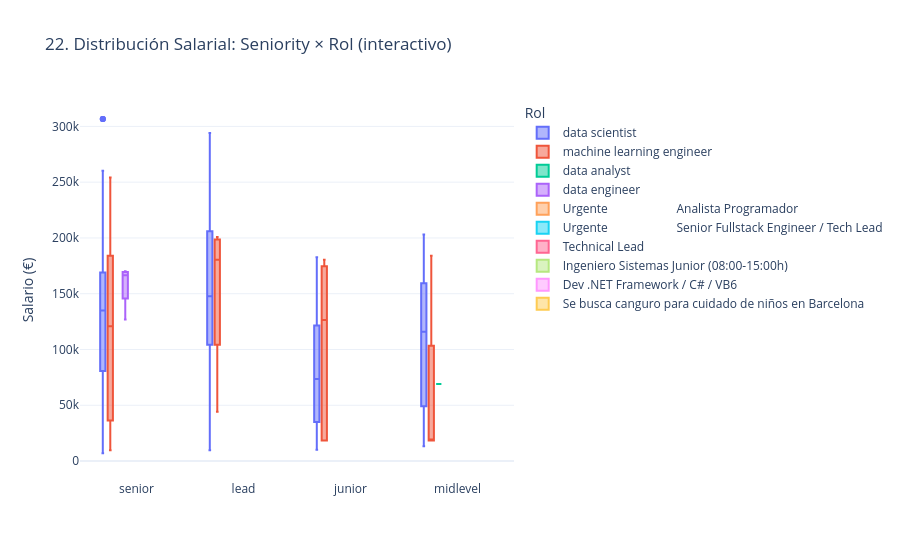
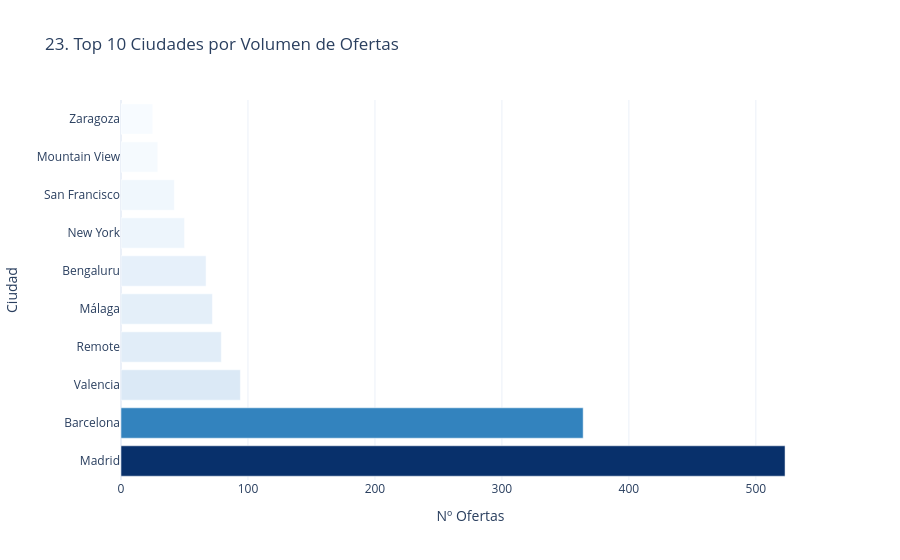
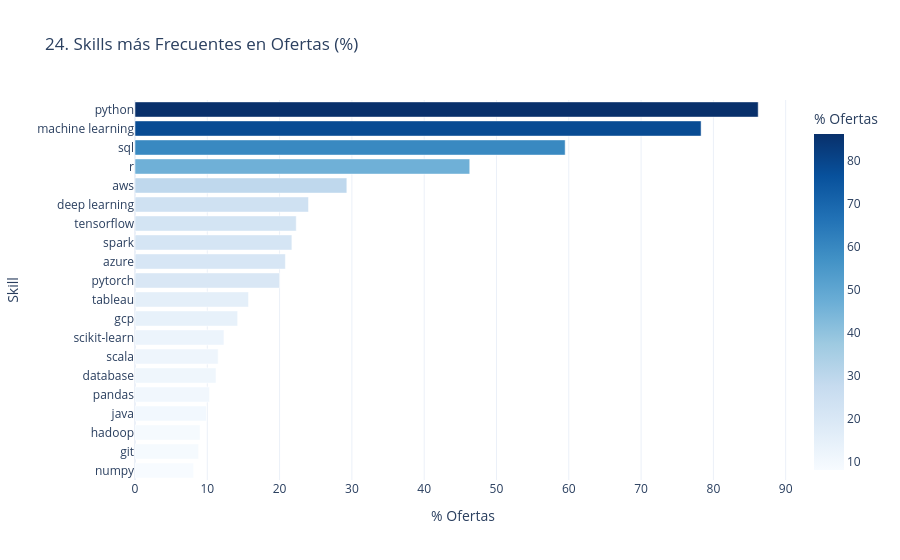

Notebook source saved alongside these figures, in order:
### Markdown cell above
## 🌐 Bloque 6 — Visualizaciones Interactivas (Plotly)

### Code cell
if not HAS_PLOTLY:
    print("⚠️  Plotly no instalado. Ejecuta la celda de instalación y reinicia el entorno.")
else:
    # G22: Box interactivo Seniority × Rol
    if "seniority_level" in df_sal.columns and "job_title" in df_sal.columns:
        # Limitar a top 10 roles para legibilidad
        top10r = df_sal["job_title"].value_counts().head(10).index
        _d22 = df_sal[df_sal["job_title"].isin(top10r)]
        fig22 = px.box(
            _d22, x="seniority_level", y=SAL_COL, color="job_title",
            title="22. Distribución Salarial: Seniority × Rol (interactivo)",
            labels={SAL_COL: "Salario (€)", "seniority_level": ""},
            template="plotly_white",
        )
        fig22.update_layout(legend_title_text="Rol")
        fig22.show()

    # G23: Top ciudades interactivo
    if "city_clean" in df.columns:
        city_df = df["city_clean"].value_counts().head(10).reset_index()
        city_df.columns = ["Ciudad", "Nº Ofertas"]
        fig23 = px.bar(city_df, x="Nº Ofertas", y="Ciudad", orientation="h",
                       title="23. Top 10 Ciudades por Volumen de Ofertas",
                       template="plotly_white",
                       color="Nº Ofertas", color_continuous_scale="Blues")
        fig23.update_layout(coloraxis_showscale=False)
        fig23.show()

    # G24: Skills frecuencia interactivo
    if HAS_SKILLS and df_skills is not None:
        top_sk24 = df_skills["skill"].value_counts().head(20).reset_index()
        top_sk24.columns = ["Skill", "Count"]
        pct24 = (top_sk24["Count"] / df_skills["job_id"].nunique() * 100).round(1)
        top_sk24["% Ofertas"] = pct24
        fig24 = px.bar(top_sk24.sort_values("% Ofertas"),
                       x="% Ofertas", y="Skill", orientation="h",
                       title="24. Skills más Frecuentes en Ofertas (%)",
                       template="plotly_white",
                       color="% Ofertas", color_continuous_scale="Blues")
        fig24.show()

    print("✅ Gráficos interactivos 22-24 generados.")

### Figure 1 — Plotly figure (JSON) as saved in the notebook; plotly's stock layout.template omitted (floating-point values rounded to 4 significant figures; data arrays with more than 128 entries replaced by an {"elided": "..."} marker saying what was removed)
{"data": [{"alignmentgroup": "True", "hovertemplate": "job_title=data scientist<br>=%{x}<br>Salario (€)=%{y}<extra></extra>", "legendgroup": "data scientist", "marker": {"color": "#636efa"}, "name": "data scientist", "notched": false, "offsetgroup": "data scientist", "orientation": "v", "showlegend": true, "type": "box", "x": {"elided": "853 str values"}, "x0": " ", "xaxis": "x", "y": {"elided": "853 float values"}, "y0": " ", "yaxis": "y"}, {"alignmentgroup": "True", "hovertemplate": "job_title=machine learning engineer<br>=%{x}<br>Salario (€)=%{y}<extra></extra>", "legendgroup": "machine learning engineer", "marker": {"color": "#EF553B"}, "name": "machine learning engineer", "notched": false, "offsetgroup": "machine learning engineer", "orientation": "v", "showlegend": true, "type": "box", "x": ["senior", "junior", "senior", "senior", "senior", null, null, null, "senior", "senior", null, "senior", "senior", "senior", "senior", "lead", null, "midlevel", "senior", "midlevel", "senior", null, "senior", "senior", "senior", null, "senior", "senior", "senior", "senior", "senior", null, "senior", "senior", "senior", "junior", "senior", "senior", null, null, null, "senior", "senior", "senior", "senior", "senior", "senior", "senior", "lead", "junior", "midlevel", "senior", "senior", "senior", "senior", "senior", "lead", "midlevel", "lead", "junior", "midlevel", "senior", "senior", "senior", "junior", "senior", "midlevel", "senior", "junior", "midlevel", "midlevel", "midlevel", "senior", "senior", "midlevel", "senior", "midlevel", "senior"], "x0": " ", "xaxis": "x", "y": [127000.0, 80120.0, 72520.0, 194600.0, 26760.0, 36340.0, 173500.0, 248900.0, 61650.0, 26760.0, 248900.0, 170800.0, 44210.0, 201900.0, 63940.0, 44200.0, 144500.0, 184100.0, 160100.0, 155300.0, 200900.0, 200900.0, 208700.0, 216900.0, 118700.0, 123300.0, 155300.0, 98010.0, 120800.0, 121000.0, 201900.0, 248900.0, 184000.0, 36340.0, 139500.0, 18360.0, 230800.0, 178100.0, 165800.0, 157900.0, 165800.0, 18350.0, 254200.0, 94990.0, 36340.0, 177200.0, 41970.0, 18360.0, 200900.0, 18350.0, 18350.0, 9584.0, 19600.0, 18360.0, 161700.0, 26750.0, 196400.0, 18360.0, 164400.0, 180400.0, 18360.0, 253000.0, 121000.0, 210000.0, 174700.0, 20440.0, 18490.0, 20440.0, 172600.0, 18490.0, 131600.0, 18490.0, 20440.0, 235500.0, 18490.0, 165600.0, 18490.0, 64290.0], "y0": " ", "yaxis": "y"}, {"alignmentgroup": "True", "hovertemplate": "job_title=data analyst<br>=%{x}<br>Salario (€)=%{y}<extra></extra>", "legendgroup": "data analyst", "marker": {"color": "#00cc96"}, "name": "data analyst", "notched": false, "offsetgroup": "data analyst", "orientation": "v", "showlegend": true, "type": "box", "x": ["midlevel"], "x0": " ", "xaxis": "x", "y": [69050.0], "y0": " ", "yaxis": "y"}, {"alignmentgroup": "True", "hovertemplate": "job_title=data engineer<br>=%{x}<br>Salario (€)=%{y}<extra></extra>", "legendgroup": "data engineer", "marker": {"color": "#ab63fa"}, "name": "data engineer", "notched": false, "offsetgroup": "data engineer", "orientation": "v", "showlegend": true, "type": "box", "x": ["senior", "senior", "senior", "senior"], "x0": " ", "xaxis": "x", "y": [168500.0, 164400.0, 170200.0, 126900.0], "y0": " ", "yaxis": "y"}, {"alignmentgroup": "True", "hovertemplate": "job_title=Urgente\t\t\t\t\t\t\t\t\t\t\r\n\r\n\t\t\t\t\t\t\t\t\t\tAnalista Programador<br>=%{x}<br>Salario (€)=%{y}<extra></extra>", "legendgroup": "Urgente\t\t\t\t\t\t\t\t\t\t\r\n\r\n\t\t\t\t\t\t\t\t\t\tAnalista Programador", "marker": {"color": "#FFA15A"}, "name": "Urgente\t\t\t\t\t\t\t\t\t\t\r\n\r\n\t\t\t\t\t\t\t\t\t\tAnalista Programador", "notched": false, "offsetgroup": "Urgente\t\t\t\t\t\t\t\t\t\t\r\n\r\n\t\t\t\t\t\t\t\t\t\tAnalista Programador", "orientation": "v", "showlegend": true, "type": "box", "x": [null], "x0": " ", "xaxis": "x", "y": [30.0], "y0": " ", "yaxis": "y"}, {"alignmentgroup": "True", "hovertemplate": "job_title=Urgente\t\t\t\t\t\t\t\t\t\t\r\n\r\n\t\t\t\t\t\t\t\t\t\tSenior Fullstack Engineer / Tech Lead<br>=%{x}<br>Salario (€)=%{y}<extra></extra>", "legendgroup": "Urgente\t\t\t\t\t\t\t\t\t\t\r\n\r\n\t\t\t\t\t\t\t\t\t\tSenior Fullstack Engineer / Tech Lead", "marker": {"color": "#19d3f3"}, "name": "Urgente\t\t\t\t\t\t\t\t\t\t\r\n\r\n\t\t\t\t\t\t\t\t\t\tSenior Fullstack Engineer / Tech Lead", "notched": false, "offsetgroup": "Urgente\t\t\t\t\t\t\t\t\t\t\r\n\r\n\t\t\t\t\t\t\t\t\t\tSenior Fullstack Engineer / Tech Lead", "orientation": "v", "showlegend": true, "type": "box", "x": [null], "x0": " ", "xaxis": "x", "y": [49.5], "y0": " ", "yaxis": "y"}, {"alignmentgroup": "True", "hovertemplate": "job_title=Technical Lead<br>=%{x}<br>Salario (€)=%{y}<extra></extra>", "legendgroup": "Technical Lead", "marker": {"color": "#FF6692"}, "name": "Technical Lead", "notched": false, "offsetgroup": "Technical Lead", "orientation": "v", "showlegend": true, "type": "box", "x": [null], "x0": " ", "xaxis": "x", "y": [46.5], "y0": " ", "yaxis": "y"}, {"alignmentgroup": "True", "hovertemplate": "job_title=Ingeniero Sistemas Junior (08:00-15:00h)<br>=%{x}<br>Salario (€)=%{y}<extra></extra>", "legendgroup": "Ingeniero Sistemas Junior (08:00-15:00h)", "marker": {"color": "#B6E880"}, "name": "Ingeniero Sistemas Junior (08:00-15:00h)", "notched": false, "offsetgroup": "Ingeniero Sistemas Junior (08:00-15:00h)", "orientation": "v", "showlegend": true, "type": "box", "x": [null], "x0": " ", "xaxis": "x", "y": [22.5], "y0": " ", "yaxis": "y"}, {"alignmentgroup": "True", "hovertemplate": "job_title=Dev .NET Framework / C# / VB6<br>=%{x}<br>Salario (€)=%{y}<extra></extra>", "legendgroup": "Dev .NET Framework / C# / VB6", "marker": {"color": "#FF97FF"}, "name": "Dev .NET Framework / C# / VB6", "notched": false, "offsetgroup": "Dev .NET Framework / C# / VB6", "orientation": "v", "showlegend": true, "type": "box", "x": [null], "x0": " ", "xaxis": "x", "y": [37.5], "y0": " ", "yaxis": "y"}, {"alignmentgroup": "True", "hovertemplate": "job_title=Se busca canguro para cuidado de niños en Barcelona<br>=%{x}<br>Salario (€)=%{y}<extra></extra>", "legendgroup": "Se busca canguro para cuidado de niños en Barcelona", "marker": {"color": "#FECB52"}, "name": "Se busca canguro para cuidado de niños en Barcelona", "notched": false, "offsetgroup": "Se busca canguro para cuidado de niños en Barcelona", "orientation": "v", "showlegend": true, "type": "box", "x": [null, null, null], "x0": " ", "xaxis": "x", "y": [20800.0, 20800.0, 20800.0], "y0": " ", "yaxis": "y"}], "layout": {"boxmode": "group", "legend": {"title": {"text": "Rol"}, "tracegroupgap": 0}, "title": {"text": "22. Distribución Salarial: Seniority × Rol (interactivo)"}, "xaxis": {"anchor": "y", "domain": [0, 1], "title": {"text": ""}}, "yaxis": {"anchor": "x", "domain": [0, 1], "title": {"text": "Salario (€)"}}}}

### Figure 2 — Plotly figure (JSON) as saved in the notebook; plotly's stock layout.template omitted (floating-point values rounded to 4 significant figures)
{"data": [{"hovertemplate": "Nº Ofertas=%{marker.color}<br>Ciudad=%{y}<extra></extra>", "legendgroup": "", "marker": {"color": [523, 364, 94, 79, 72, 67, 50, 42, 29, 25], "coloraxis": "coloraxis", "pattern": {"shape": ""}}, "name": "", "orientation": "h", "showlegend": false, "textposition": "auto", "type": "bar", "x": [523, 364, 94, 79, 72, 67, 50, 42, 29, 25], "xaxis": "x", "y": ["Madrid", "Barcelona", "Valencia", "Remote", "Málaga", "Bengaluru", "New York", "San Francisco", "Mountain View", "Zaragoza"], "yaxis": "y"}], "layout": {"barmode": "relative", "coloraxis": {"colorbar": {"title": {"text": "Nº Ofertas"}}, "colorscale": [[0, "rgb(247,251,255)"], [0.125, "rgb(222,235,247)"], [0.25, "rgb(198,219,239)"], [0.375, "rgb(158,202,225)"], [0.5, "rgb(107,174,214)"], [0.625, "rgb(66,146,198)"], [0.75, "rgb(33,113,181)"], [0.875, "rgb(8,81,156)"], [1, "rgb(8,48,107)"]], "showscale": false}, "legend": {"tracegroupgap": 0}, "title": {"text": "23. Top 10 Ciudades por Volumen de Ofertas"}, "xaxis": {"anchor": "y", "domain": [0, 1], "title": {"text": "Nº Ofertas"}}, "yaxis": {"anchor": "x", "domain": [0, 1], "title": {"text": "Ciudad"}}}}

### Figure 3 — Plotly figure (JSON) as saved in the notebook; plotly's stock layout.template omitted (floating-point values rounded to 4 significant figures)
{"data": [{"hovertemplate": "% Ofertas=%{marker.color}<br>Skill=%{y}<extra></extra>", "legendgroup": "", "marker": {"color": [8.1, 8.8, 9.0, 9.9, 10.3, 11.2, 11.5, 12.3, 14.2, 15.7, 20.0, 20.8, 21.7, 22.3, 24.0, 29.3, 46.3, 59.5, 78.3, 86.2], "coloraxis": "coloraxis", "pattern": {"shape": ""}}, "name": "", "orientation": "h", "showlegend": false, "textposition": "auto", "type": "bar", "x": [8.1, 8.8, 9.0, 9.9, 10.3, 11.2, 11.5, 12.3, 14.2, 15.7, 20.0, 20.8, 21.7, 22.3, 24.0, 29.3, 46.3, 59.5, 78.3, 86.2], "xaxis": "x", "y": ["numpy", "git", "hadoop", "java", "pandas", "database", "scala", "scikit-learn", "gcp", "tableau", "pytorch", "azure", "spark", "tensorflow", "deep learning", "aws", "r", "sql", "machine learning", "python"], "yaxis": "y"}], "layout": {"barmode": "relative", "coloraxis": {"colorbar": {"title": {"text": "% Ofertas"}}, "colorscale": [[0, "rgb(247,251,255)"], [0.125, "rgb(222,235,247)"], [0.25, "rgb(198,219,239)"], [0.375, "rgb(158,202,225)"], [0.5, "rgb(107,174,214)"], [0.625, "rgb(66,146,198)"], [0.75, "rgb(33,113,181)"], [0.875, "rgb(8,81,156)"], [1, "rgb(8,48,107)"]]}, "legend": {"tracegroupgap": 0}, "title": {"text": "24. Skills más Frecuentes en Ofertas (%)"}, "xaxis": {"anchor": "y", "domain": [0, 1], "title": {"text": "% Ofertas"}}, "yaxis": {"anchor": "x", "domain": [0, 1], "title": {"text": "Skill"}}}}
